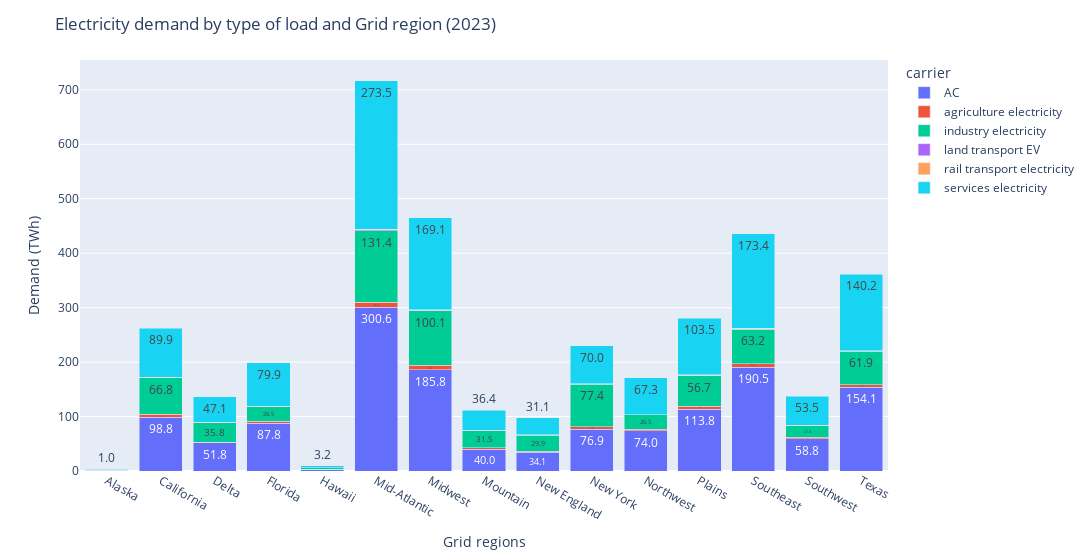
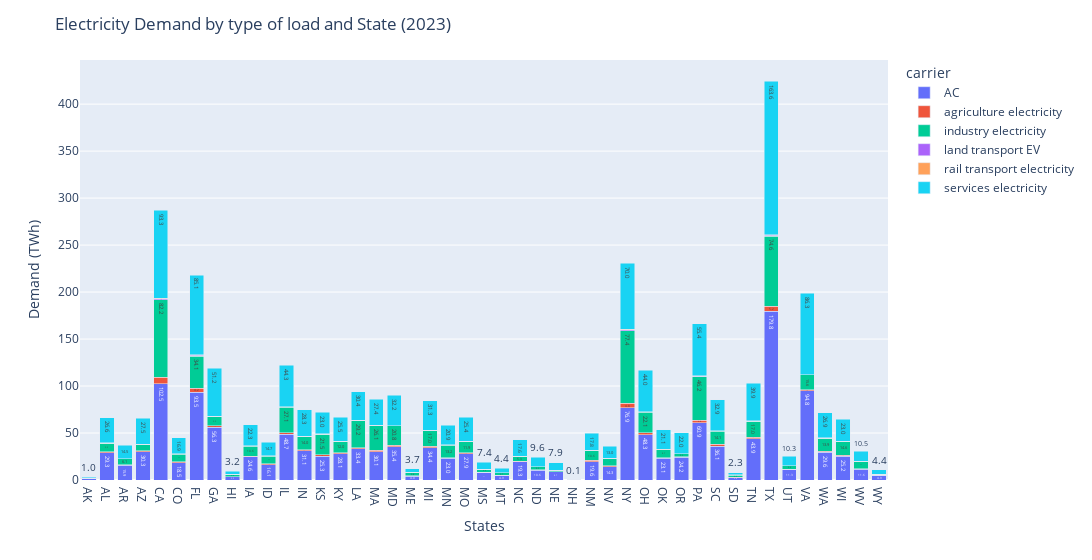

Notebook source saved alongside these figures, in order:
### Code cell
fig1 = px.bar(base_demand_grid_region.drop(columns=["Total"], errors='ignore'), barmode='stack', text_auto='.1f')
fig1.update_layout(width=1100, yaxis_title='Demand (TWh)', xaxis_title='Grid regions', title='Electricity demand by type of load and Grid region (2023)')
fig1.show()

fig1 = px.bar(base_demand_state.drop(columns=["Total"]), barmode='stack', text_auto='.1f')
fig1.update_layout(width=3000, yaxis_title='Demand (TWh)', xaxis_title='States', title='Electricity Demand by type of load and State (2023)')
fig1.show()

### Figure 1 — Plotly figure (JSON) as saved in the notebook; plotly's stock layout.template omitted (floating-point values rounded to 4 significant figures)
{"data": [{"hovertemplate": "carrier=AC<br>region=%{x}<br>value=%{y}<extra></extra>", "legendgroup": "AC", "marker": {"color": "#636efa", "pattern": {"shape": ""}}, "name": "AC", "orientation": "v", "showlegend": true, "textposition": "auto", "texttemplate": "%{y:.1f}", "type": "bar", "x": ["Alaska", "California", "Delta", "Florida", "Hawaii", "Mid-Atlantic", "Midwest", "Mountain", "New England", "New York", "Northwest", "Plains", "Southeast", "Southwest", "Texas"], "xaxis": "x", "y": [1.12, 98.78, 51.75, 87.85, 3.49, 300.6, 185.8, 39.96, 34.15, 76.9, 74.02, 113.8, 190.5, 58.81, 154.1], "yaxis": "y"}, {"hovertemplate": "carrier=agriculture electricity<br>region=%{x}<br>value=%{y}<extra></extra>", "legendgroup": "agriculture electricity", "marker": {"color": "#EF553B", "pattern": {"shape": ""}}, "name": "agriculture electricity", "orientation": "v", "showlegend": true, "textposition": "auto", "texttemplate": "%{y:.1f}", "type": "bar", "x": ["Alaska", "California", "Delta", "Florida", "Hawaii", "Mid-Atlantic", "Midwest", "Mountain", "New England", "New York", "Northwest", "Plains", "Southeast", "Southwest", "Texas"], "xaxis": "x", "y": [0.05, 5.33, 1.22, 3.3, 0.16, 8.93, 8.01, 2.94, 2.01, 4.76, 2.47, 4.66, 6.65, 2.73, 4.04], "yaxis": "y"}, {"hovertemplate": "carrier=industry electricity<br>region=%{x}<br>value=%{y}<extra></extra>", "legendgroup": "industry electricity", "marker": {"color": "#00cc96", "pattern": {"shape": ""}}, "name": "industry electricity", "orientation": "v", "showlegend": true, "textposition": "auto", "texttemplate": "%{y:.1f}", "type": "bar", "x": ["Alaska", "California", "Delta", "Florida", "Hawaii", "Mid-Atlantic", "Midwest", "Mountain", "New England", "New York", "Northwest", "Plains", "Southeast", "Southwest", "Texas"], "xaxis": "x", "y": [0.94, 66.81, 35.77, 26.49, 2.46, 131.4, 100.1, 31.46, 29.89, 77.43, 26.46, 56.69, 63.19, 21.45, 61.92], "yaxis": "y"}, {"hovertemplate": "carrier=land transport EV<br>region=%{x}<br>value=%{y}<extra></extra>", "legendgroup": "land transport EV", "marker": {"color": "#ab63fa", "pattern": {"shape": ""}}, "name": "land transport EV", "orientation": "v", "showlegend": true, "textposition": "auto", "texttemplate": "%{y:.1f}", "type": "bar", "x": ["Alaska", "California", "Delta", "Florida", "Hawaii", "Mid-Atlantic", "Midwest", "Mountain", "New England", "New York", "Northwest", "Plains", "Southeast", "Southwest", "Texas"], "xaxis": "x", "y": [0.01, 1.01, 0.23, 0.6, 0.03, 1.72, 1.59, 0.58, 0.4, 0.93, 0.5, 0.91, 1.26, 0.53, 0.74], "yaxis": "y"}, {"hovertemplate": "carrier=rail transport electricity<br>region=%{x}<br>value=%{y}<extra></extra>", "legendgroup": "rail transport electricity", "marker": {"color": "#FFA15A", "pattern": {"shape": ""}}, "name": "rail transport electricity", "orientation": "v", "showlegend": true, "textposition": "auto", "texttemplate": "%{y:.1f}", "type": "bar", "x": ["Alaska", "California", "Delta", "Florida", "Hawaii", "Mid-Atlantic", "Midwest", "Mountain", "New England", "New York", "Northwest", "Plains", "Southeast", "Southwest", "Texas"], "xaxis": "x", "y": [0.0, 0.52, 0.12, 0.32, 0.02, 0.86, 0.76, 0.29, 0.2, 0.46, 0.24, 0.45, 0.65, 0.27, 0.39], "yaxis": "y"}, {"hovertemplate": "carrier=services electricity<br>region=%{x}<br>value=%{y}<extra></extra>", "legendgroup": "services electricity", "marker": {"color": "#19d3f3", "pattern": {"shape": ""}}, "name": "services electricity", "orientation": "v", "showlegend": true, "textposition": "auto", "texttemplate": "%{y:.1f}", "type": "bar", "x": ["Alaska", "California", "Delta", "Florida", "Hawaii", "Mid-Atlantic", "Midwest", "Mountain", "New England", "New York", "Northwest", "Plains", "Southeast", "Southwest", "Texas"], "xaxis": "x", "y": [1.02, 89.87, 47.09, 79.92, 3.18, 273.5, 169.1, 36.36, 31.07, 69.96, 67.34, 103.5, 173.4, 53.51, 140.2], "yaxis": "y"}], "layout": {"barmode": "stack", "legend": {"title": {"text": "carrier"}, "tracegroupgap": 0}, "margin": {"t": 60}, "title": {"text": "Electricity demand by type of load and Grid region (2023)"}, "width": 1100, "xaxis": {"anchor": "y", "domain": [0, 1], "title": {"text": "Grid regions"}}, "yaxis": {"anchor": "x", "domain": [0, 1], "title": {"text": "Demand (TWh)"}}}}

### Figure 2 — Plotly figure (JSON) as saved in the notebook; plotly's stock layout.template omitted (floating-point values rounded to 4 significant figures)
{"data": [{"hovertemplate": "carrier=AC<br>region=%{x}<br>value=%{y}<extra></extra>", "legendgroup": "AC", "marker": {"color": "#636efa", "pattern": {"shape": ""}}, "name": "AC", "orientation": "v", "showlegend": true, "textposition": "auto", "texttemplate": "%{y:.1f}", "type": "bar", "x": ["AK", "AL", "AR", "AZ", "CA", "CO", "FL", "GA", "HI", "IA", "ID", "IL", "IN", "KS", "KY", "LA", "MA", "MD", "ME", "MI", "MN", "MO", "MS", "MT", "NC", "ND", "NE", "NH", "NM", "NV", "NY", "OH", "OK", "OR", "PA", "SC", "SD", "TN", "TX", "UT", "VA", "WA", "WI", "WV", "WY"], "xaxis": "x", "y": [1.12, 29.27, 15.92, 30.28, 102.5, 18.53, 93.52, 56.29, 3.49, 24.56, 16.1, 48.65, 31.06, 25.32, 28.06, 33.37, 30.12, 35.4, 4.03, 34.42, 22.97, 27.93, 8.17, 4.9, 19.3, 10.55, 8.7, 0.0, 19.6, 14.3, 76.9, 48.33, 23.15, 24.17, 60.94, 36.12, 2.57, 43.88, 179.8, 11.3, 94.84, 29.61, 25.24, 11.57, 4.87], "yaxis": "y"}, {"hovertemplate": "carrier=agriculture electricity<br>region=%{x}<br>value=%{y}<extra></extra>", "legendgroup": "agriculture electricity", "marker": {"color": "#EF553B", "pattern": {"shape": ""}}, "name": "agriculture electricity", "orientation": "v", "showlegend": true, "textposition": "auto", "texttemplate": "%{y:.1f}", "type": "bar", "x": ["AK", "AL", "AR", "AZ", "CA", "CO", "FL", "GA", "HI", "IA", "ID", "IL", "IN", "KS", "KY", "LA", "MA", "MD", "ME", "MI", "MN", "MO", "MS", "MT", "NC", "ND", "NE", "NH", "NM", "NV", "NY", "OH", "OK", "OR", "PA", "SC", "SD", "TN", "TX", "UT", "VA", "WA", "WI", "WV", "WY"], "xaxis": "x", "y": [0.05, 0.66, 0.5, 0.96, 6.86, 0.8, 4.23, 1.22, 0.16, 0.87, 1.03, 1.74, 1.21, 1.79, 1.03, 0.7, 1.72, 1.37, 0.29, 1.29, 0.92, 1.04, 0.24, 0.18, 0.64, 0.23, 0.14, 0.0, 1.17, 0.92, 4.76, 1.71, 0.51, 0.35, 2.82, 1.69, 0.21, 1.51, 5.21, 0.35, 1.41, 1.0, 1.29, 0.41, 0.07], "yaxis": "y"}, {"hovertemplate": "carrier=industry electricity<br>region=%{x}<br>value=%{y}<extra></extra>", "legendgroup": "industry electricity", "marker": {"color": "#00cc96", "pattern": {"shape": ""}}, "name": "industry electricity", "orientation": "v", "showlegend": true, "textposition": "auto", "texttemplate": "%{y:.1f}", "type": "bar", "x": ["AK", "AL", "AR", "AZ", "CA", "CO", "FL", "GA", "HI", "IA", "ID", "IL", "IN", "KS", "KY", "LA", "MA", "MD", "ME", "MI", "MN", "MO", "MS", "MT", "NC", "ND", "NE", "NH", "NM", "NV", "NY", "OH", "OK", "OR", "PA", "SC", "SD", "TN", "TX", "UT", "VA", "WA", "WI", "WV", "WY"], "xaxis": "x", "y": [0.94, 9.27, 6.08, 6.55, 82.22, 8.33, 34.15, 9.92, 2.46, 10.64, 8.28, 27.12, 13.99, 21.48, 12.0, 29.17, 26.07, 20.79, 3.75, 16.97, 13.24, 11.95, 2.95, 2.74, 5.26, 3.51, 1.62, 0.07, 10.59, 7.53, 77.43, 22.14, 8.66, 3.46, 46.23, 14.1, 2.54, 16.98, 74.63, 3.26, 15.6, 13.89, 14.57, 8.03, 1.32], "yaxis": "y"}, {"hovertemplate": "carrier=land transport EV<br>region=%{x}<br>value=%{y}<extra></extra>", "legendgroup": "land transport EV", "marker": {"color": "#ab63fa", "pattern": {"shape": ""}}, "name": "land transport EV", "orientation": "v", "showlegend": true, "textposition": "auto", "texttemplate": "%{y:.1f}", "type": "bar", "x": ["AK", "AL", "AR", "AZ", "CA", "CO", "FL", "GA", "HI", "IA", "ID", "IL", "IN", "KS", "KY", "LA", "MA", "MD", "ME", "MI", "MN", "MO", "MS", "MT", "NC", "ND", "NE", "NH", "NM", "NV", "NY", "OH", "OK", "OR", "PA", "SC", "SD", "TN", "TX", "UT", "VA", "WA", "WI", "WV", "WY"], "xaxis": "x", "y": [0.01, 0.13, 0.09, 0.18, 1.31, 0.16, 0.77, 0.23, 0.03, 0.18, 0.21, 0.34, 0.24, 0.36, 0.19, 0.13, 0.34, 0.26, 0.06, 0.26, 0.18, 0.2, 0.05, 0.04, 0.12, 0.05, 0.03, 0.0, 0.23, 0.18, 0.93, 0.33, 0.1, 0.07, 0.55, 0.32, 0.04, 0.29, 0.96, 0.07, 0.27, 0.2, 0.26, 0.08, 0.01], "yaxis": "y"}, {"hovertemplate": "carrier=rail transport electricity<br>region=%{x}<br>value=%{y}<extra></extra>", "legendgroup": "rail transport electricity", "marker": {"color": "#FFA15A", "pattern": {"shape": ""}}, "name": "rail transport electricity", "orientation": "v", "showlegend": true, "textposition": "auto", "texttemplate": "%{y:.1f}", "type": "bar", "x": ["AK", "AL", "AR", "AZ", "CA", "CO", "FL", "GA", "HI", "IA", "ID", "IL", "IN", "KS", "KY", "LA", "MA", "MD", "ME", "MI", "MN", "MO", "MS", "MT", "NC", "ND", "NE", "NH", "NM", "NV", "NY", "OH", "OK", "OR", "PA", "SC", "SD", "TN", "TX", "UT", "VA", "WA", "WI", "WV", "WY"], "xaxis": "x", "y": [0.0, 0.07, 0.05, 0.1, 0.67, 0.08, 0.41, 0.12, 0.02, 0.08, 0.1, 0.16, 0.12, 0.17, 0.1, 0.07, 0.17, 0.13, 0.03, 0.12, 0.08, 0.1, 0.02, 0.02, 0.06, 0.02, 0.01, 0.0, 0.11, 0.09, 0.46, 0.17, 0.05, 0.03, 0.27, 0.16, 0.02, 0.15, 0.51, 0.03, 0.14, 0.1, 0.13, 0.04, 0.01], "yaxis": "y"}, {"hovertemplate": "carrier=services electricity<br>region=%{x}<br>value=%{y}<extra></extra>", "legendgroup": "services electricity", "marker": {"color": "#19d3f3", "pattern": {"shape": ""}}, "name": "services electricity", "orientation": "v", "showlegend": true, "textposition": "auto", "texttemplate": "%{y:.1f}", "type": "bar", "x": ["AK", "AL", "AR", "AZ", "CA", "CO", "FL", "GA", "HI", "IA", "ID", "IL", "IN", "KS", "KY", "LA", "MA", "MD", "ME", "MI", "MN", "MO", "MS", "MT", "NC", "ND", "NE", "NH", "NM", "NV", "NY", "OH", "OK", "OR", "PA", "SC", "SD", "TN", "TX", "UT", "VA", "WA", "WI", "WV", "WY"], "xaxis": "x", "y": [1.02, 26.63, 14.49, 27.55, 93.28, 16.87, 85.08, 51.21, 3.18, 22.34, 14.65, 44.25, 28.25, 23.03, 25.52, 30.36, 27.4, 32.21, 3.67, 31.32, 20.9, 25.4, 7.44, 4.45, 17.56, 9.6, 7.91, 0.0, 17.83, 13.01, 69.96, 43.97, 21.05, 21.99, 55.45, 32.87, 2.34, 39.93, 163.6, 10.28, 86.29, 26.94, 22.96, 10.52, 4.43], "yaxis": "y"}], "layout": {"barmode": "stack", "legend": {"title": {"text": "carrier"}, "tracegroupgap": 0}, "margin": {"t": 60}, "title": {"text": "Electricity Demand by type of load and State (2023)"}, "width": 3000, "xaxis": {"anchor": "y", "domain": [0, 1], "title": {"text": "States"}}, "yaxis": {"anchor": "x", "domain": [0, 1], "title": {"text": "Demand (TWh)"}}}}
